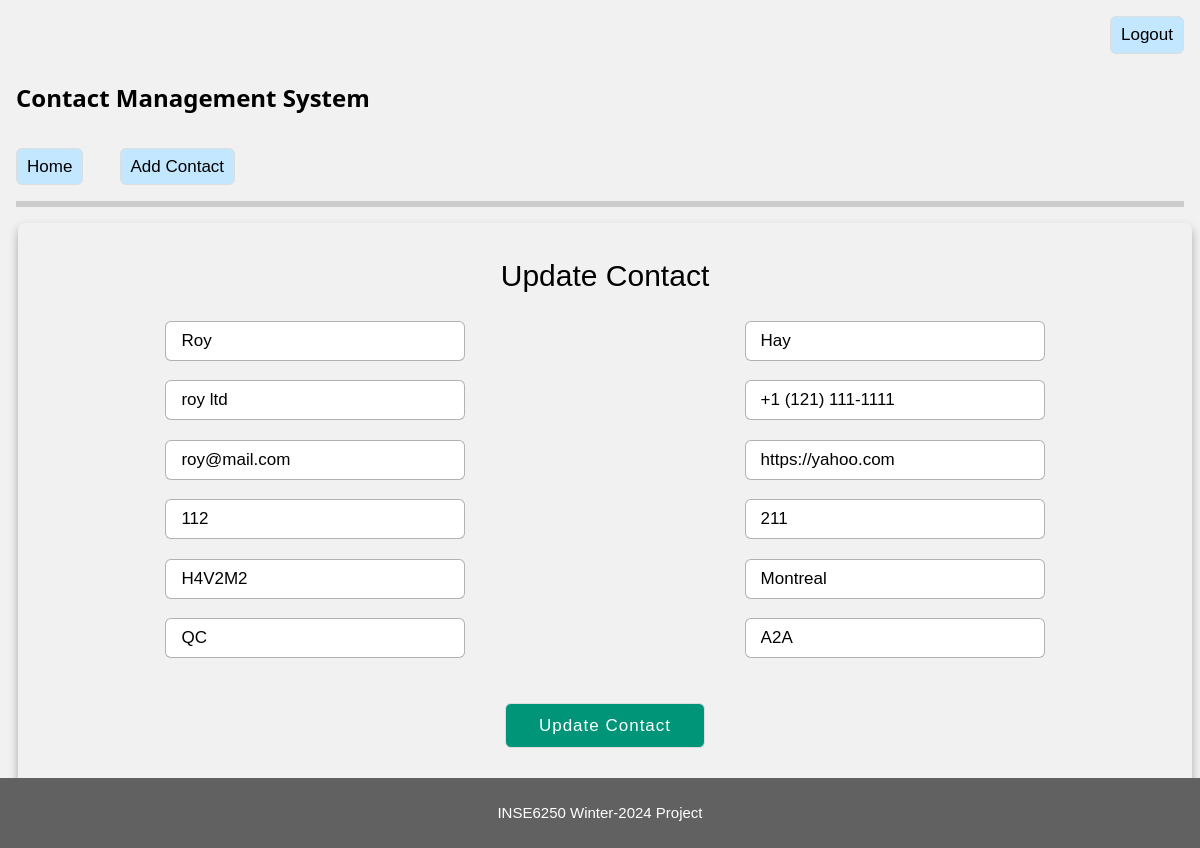
The app's page /contacts/update/3/ (signed in), older data.
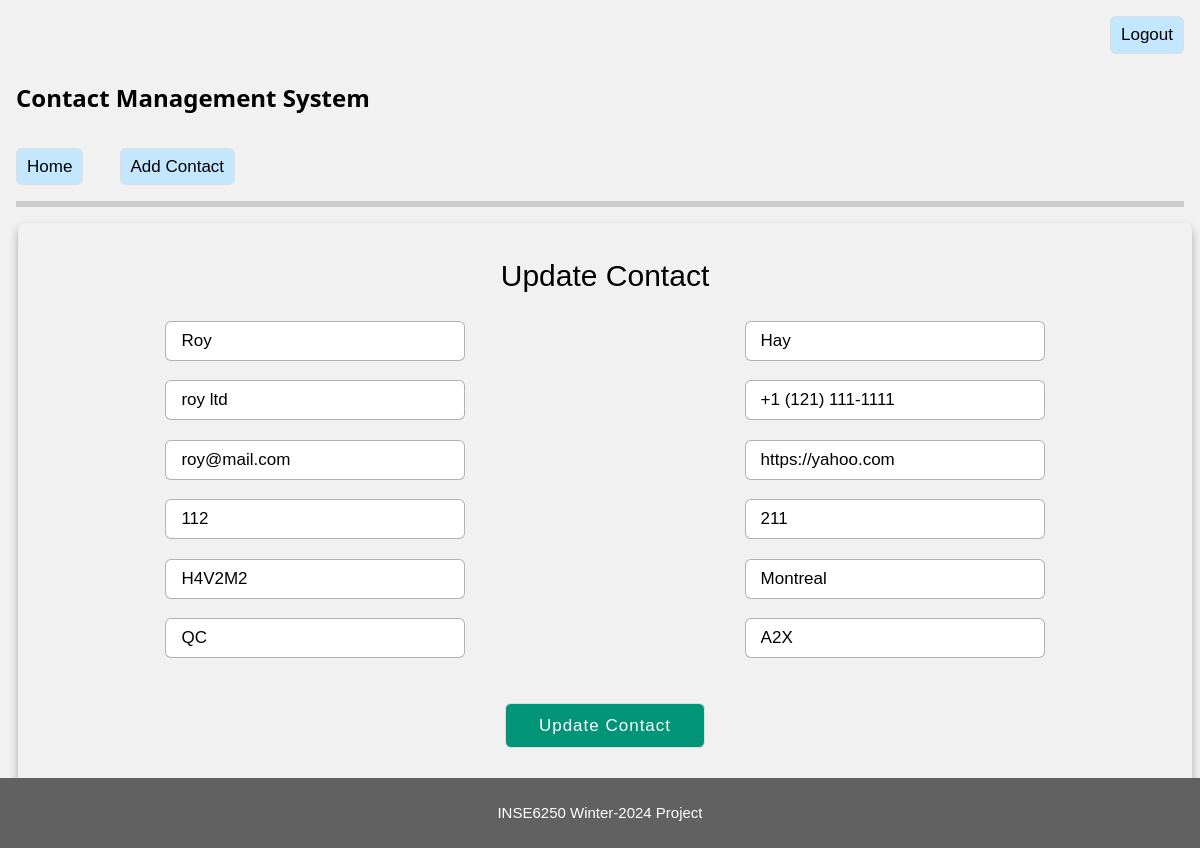
The same page, newer data.
### contacts/models.py (models this page shows, shortened)
class Contact(models.Model):
    firstName = models.CharField(max_length=200)
    lastName = models.CharField(max_length=200)
    company = models.CharField(max_length=200)
    phone = models.CharField(max_length=200)
    email = models.CharField(max_length=200)
    website = models.CharField(max_length=200)
    unitNumber = models.IntegerField()
    civicNumber = models.IntegerField()
    street = models.CharField(max_length=200)
    city = models.CharField(max_length=200)
    province = models.CharField(max_length=2)
    postalCode = models.CharField(max_length=3)
    createdAt = models.DateTimeField(default=timezone.now)

### contacts/views.py (the view)
# urls.py: path('update/<int:id>/', views.updateContact, name='updateContact'),
@login_required
def updateContact(req, id):
    if req.method == 'GET':
        if not req.session.get('urlref'):
            req.session['urlref'] = req.META.get('HTTP_REFERER')
        contact = get_object_or_404(Contact, pk=id)
        context = {'contact': contact}
        return render(req, 'contacts/updateContact.html', context=context)
    return doUpdateContact(req, id)

### templates/contacts/updateContact.html (shortened to what this page needs)
{% extends "base.html" %}
{% block content %}
{% if contact %}
<div class="addContact container_main">
  <div class="registration form">
    <header>Update Contact</header>
    <form action="{% url 'contacts:updateContact' contact.id %}" method="post">
      <div class="form-flex">
        <input type="text" required value="{{contact.firstName}}" name="firstname" placeholder="First Name">
        <input type="text" required value="{{contact.lastName}}" name="lastname" placeholder="Last Name">
        <input type="text" required value="{{contact.company}}" name="company" placeholder="Company">
        <input type="text" required value="{{contact.phone}}" name="phone" placeholder="Phone Number">
        <input type="text" required value="{{contact.email}}" name="email" placeholder="Email Address">
        <input type="text" required value="{{contact.website}}" name="website" placeholder="Website Address (http(s)://x.x)">
        <input type="number" required value="{{contact.unitNumber}}" name="unitNumber" placeholder="Unit Number">
        <input type="number" required value="{{contact.civicNumber}}" name="civicNumber" placeholder="Civic Number">
        <input type="text" required value="{{contact.street}}" name="street" placeholder="Street Code">
        <input type="text" required value="{{contact.city}}" name="city" placeholder="City">
        <input type="text" required value="{{contact.province}}" name="province" class="upper" maxlength="2" placeholder="Province (QC)">
        <input type="text" required value="{{contact.postalCode}}" name="postalCode" class="upper" maxlength="3" placeholder="Postal Code (A1A or 1A1)">
      </div>
      <button type="submit" class="button">Update Contact</button>
    </form>
  </div>
</div>
{% else %}
    <p style="text-align: center;">No contacts found </p>
{% endif %}
{% endblock %}

### templates/base.html (shortened to what this page needs)
{% load static %}
<!DOCTYPE html>
<html>
<head>
  <link rel="stylesheet" href="{% static 'css/contact.css' %}">
  <link rel="stylesheet" href="{% static 'css/style.css' %}">
</head>
<body class="light-grey content" style="max-width:1600px">
  <div class="main">
    <header id="portfolio">
      <a class="circle right margin hover-opacity bg-light logout-user button"
        href="#">
        Logout
      </a>
      <div class="container">
        <h3><b>Contact Management System</b></h3>
        <div class="section bottombar padding-16">
          <a class="button bg-light margin-right" href="{% url 'contacts:index' %}">
            Home
          </a>
          <a class="button bg-light margin-left" href="{% url 'contacts:createContact' %}">
            Add Contact
          </a>
        </div>
      </div>
    </header>
    <div class="row-padding" style="margin-left:10px">
        {% block content %}{% endblock %}
    </div>
    <footer class="padding-24 dark-grey">
      <div class="center">
        INSE6250 Winter-2024 Project
      </div>
    </footer>
  </div>
</body>
</html>

### contacts/static/css/contact.css (style rules this page uses)
html { box-sizing: border-box }
*, *:before, *:after { box-sizing: inherit }
html { -ms-text-size-adjust: 100%; -webkit-text-size-adjust: 100% }
body,h1,h2,h3,h4,h5,h6 { font-family: "Raleway", sans-serif }
body { margin: 0 }
article, aside, details, figcaption, figure, footer, header, main, menu, nav, section { display: block }
footer { position: fixed; left: 0; right: 0; bottom: 0; width: 100%; text-align: center; }
a { background-color: transparent }
b, strong { font-weight: bolder }
button, input, select, textarea, optgroup { font: inherit; margin: 0 }
button, input { overflow: visible }
button, select { text-transform: none }
html, body { font-family: Verdana, sans-serif; font-size: 15px; line-height: 1.5 }
html { overflow-x: hidden }
h3 { font-size: 24px }
h1, h2, h3, h4, h5, h6 { font-family: "Segoe UI", Arial, sans-serif; font-weight: 400; margin: 10px 0 }
a { color: inherit }
.btn, .button { border: none; display: inline-block; padding: 8px 16px; vertical-align: middle; overflow: hidden; text-decoration: none; color: inherit; background-color: inherit; text-align: center; cursor: pointer; white-space: nowrap }
.btn, .button { -webkit-touch-callout: none; -webkit-user-select: none; -khtml-user-select: none; -moz-user-select: none; -ms-user-select: none; user-select: none }
.main, #main { transition: margin-left .4s }
.container:after, .container:before, .panel:after, .panel:before, .row:after, .row:before, .row-padding:after, .row-padding:before, .cell-row:before, .cell-row:after, .clear:after, .clear:before, .bar:before, .bar:after { content: ""; display: table; clear: both }
.content, .auto { margin-left: auto; margin-right: auto }
.content { max-width: 980px }
.circle { border-radius: 50% }
.row-padding, .row-padding>.half, .row-padding>.third, .row-padding>.twothird, .row-padding>.threequarter, .row-padding>.quarter, .row-padding>.col { padding: 0 8px }
.container, .panel { padding: 0.01em 16px }
.center { text-align: center !important }
.bottombar { border-bottom: 6px solid #ccc !important }
.section, .code { margin-top: 16px !important; margin-bottom: 16px !important }
.margin { margin: 16px !important }
.margin-left { margin-left: 16px !important }
.margin-right { margin-right: 16px !important }
.padding-16 { padding-top: 16px !important; padding-bottom: 16px !important }
.padding-24 { padding-top: 24px !important; padding-bottom: 24px !important }
.right { float: right !important }
.light-grey, .hover-light-grey:hover, .light-gray, .hover-light-gray:hover { color: #000 !important; background-color: #f1f1f1 !important }
.dark-grey, .hover-dark-grey:hover, .dark-gray, .hover-dark-gray:hover { color: #fff !important; background-color: #616161 !important }

### contacts/static/css/style.css (style rules this page uses)
.container_main { text-align: center; border-radius: 7px; box-shadow: 0 5px 10px rgba(0, 0, 0, 0.3); }
.container_main .registration { width: 80%; text-align: center; margin: 0 auto !important; }
.container_main .form { padding: 2rem; }
.container_main .form header { font-size: 2rem; font-weight: 500; text-align: center; margin-bottom: 1.5rem; }
.form input { height: 40px; width: 300px; padding: 0 15px; font-size: 17px; margin-bottom: 1.3rem; border: 1px solid #ddd; border-radius: 6px; outline: none; border: 1px solid rgba(0, 0, 0, 0.3); }
.container_main .form .button { color: #fff; background: #009579; font-size: 1.2rem; font-weight: 500; letter-spacing: 1px; margin-top: 1.7rem; cursor: pointer; transition: 0.4s; height: 45px; width: 200px; padding: 0 15px; font-size: 17px; margin-bottom: 1.3rem; border: 1px solid #ddd; border-radius: 6px; outline: none; }
.form-flex { display: flex; flex-wrap: wrap; flex-direction: row; justify-content:space-between; }
.upper { text-transform: uppercase; }
::placeholder { text-transform: none; }
.addContact { margin-bottom: 50px; }
a { text-decoration: none; }
.button { color: #fff; font-size: 1.2rem; font-weight: 500; cursor: pointer; padding: 5px 10px; font-size: 17px; border: 1px solid #ddd; border-radius: 6px; outline: none; }
.bg-light { background-color: #c2e7ff !important; color: black !important; }
.center { text-align: center; }

Row changes from the older to the newer data that the page shows:
changed Contact "Roy": postalCode "A2A" → "A2X"
